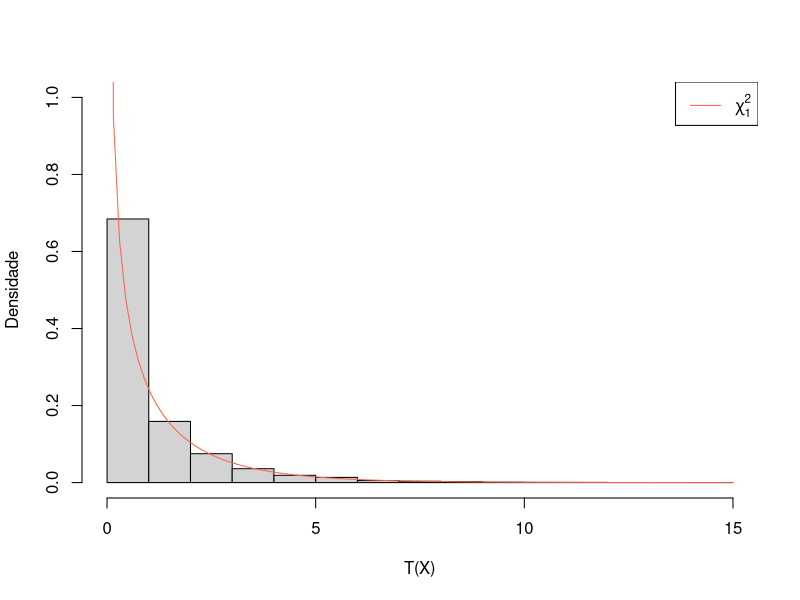
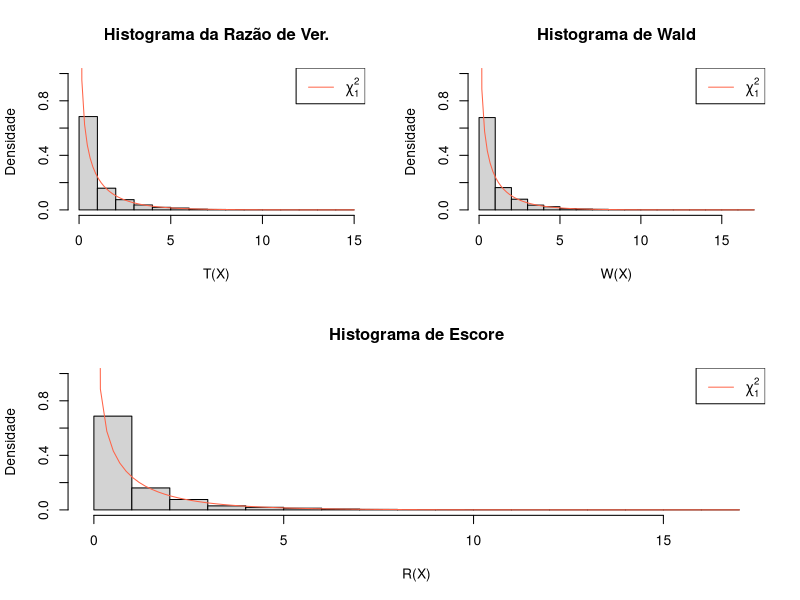
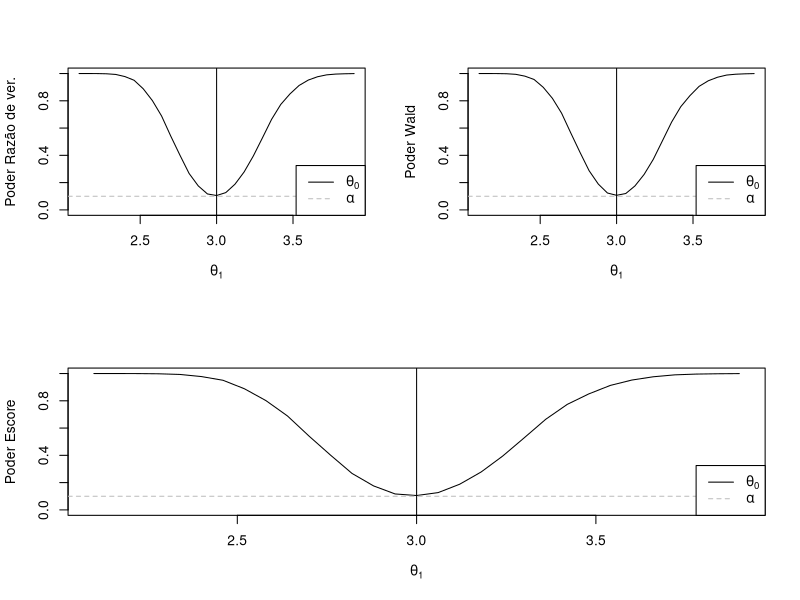

Write R code to recreate these figures, in order.
## ---- chunk 1
#| label: fig-testes-gerais-tx-sob-h0-r
#| fig-cap: 'Histograma de $T(\boldsymbol{X}_n)$ sob $\mathcal{H}_0$'
# Seja Xn a.a. de X ~ Pois(θ)
# H0: θ = θ_0
# H1: θ ≠ θ_0
set.seed(96)
n <- 100
theta_0 <- 3
MC <- 10000

# Cada linha da matriz representa uma amostra gerada sob H0
amostras <- matrix(rpois(MC * n, lambda = theta_0), nrow = MC)
xbar <- rowMeans(amostras)
xlogx <- numeric(length(xbar))
positivos <- xbar > 0
xlogx[positivos] <- xbar[positivos] * log(xbar[positivos])
TX <- 2 * n * (theta_0 - xbar - xbar * log(theta_0) + xlogx)

quantil <- qchisq(0.9, df = 1)
rejeita <- TX > quantil
cat(sprintf(
  "Probabilidade do Erro Tipo I com α = 10%%: %.2f%%\n",
  mean(rejeita) * 100
))

hist(
  TX, probability = TRUE, breaks = 20,
  xlab = "T(X)", ylab = "Densidade", main = "", ylim = c(0, 1)
)
curve(dchisq(x, df = 1), from = 0.001, add = TRUE, col = "tomato")
legend("topright", legend = expression(chi[1]^2), col = "tomato", lty = 1)
## ---- chunk 2
#| output: false
# Razão de verossimilhanças
# Seja Xn a.a. de X ~ Pois(θ)
# H0: θ = θ_0
# H1: θ ≠ θ_0
set.seed(96)
n <- 100
alpha <- 0.1
MC <- 10000

xlogx <- function(x) {
  # Calcula x log(x), usando o limite 0 log(0) = 0.
  resultado <- numeric(length(x))
  positivos <- x > 0
  resultado[positivos] <- x[positivos] * log(x[positivos])
  resultado
}

medias_amostrais <- function(theta) {
  # Gera MC amostras de tamanho n e devolve suas médias.
  amostras <- matrix(rpois(MC * n, lambda = theta), nrow = MC)
  rowMeans(amostras)
}

razao <- function(theta, theta_0) {
  xbar <- medias_amostrais(theta)
  2 * n * (theta_0 - xbar - xbar * log(theta_0) + xlogx(xbar))
}

wald <- function(theta, theta_0) {
  xbar <- medias_amostrais(theta)
  W <- rep(Inf, MC)
  positivos <- xbar > 0
  W[positivos] <- n * (xbar[positivos] - theta_0)^2 / xbar[positivos]
  W
}

escore <- function(theta, theta_0) {
  xbar <- medias_amostrais(theta)
  informacao <- n / theta_0
  funcao_escore <- n * xbar / theta_0 - n
  funcao_escore^2 / informacao
}
## ---- chunk 3
#| label: fig-testes-gerais-comparacao-h0-r
#| fig-cap: 'Distribuições das estatísticas sob $\mathcal{H}_0$'
# Gerando sob H0
theta_0 <- 3
quantil <- qchisq(1 - alpha, df = 1)

# Probabilidade do erro tipo I, alpha = 10%, Razão
TX <- razao(theta_0, theta_0)
rejeita <- TX > quantil
cat(sprintf(
  "Probabilidade do Erro Tipo I com α = 10%% (Razão de Ver.): %.2f%%\n",
  mean(rejeita) * 100
))

# Probabilidade do erro tipo I, alpha = 10%, Wald
W <- wald(theta_0, theta_0)
rejeita <- W > quantil
cat(sprintf(
  "Probabilidade do Erro Tipo I com α = 10%% (Wald): %.2f%%\n",
  mean(rejeita) * 100
))

# Probabilidade do erro tipo I, alpha = 10%, Escore
R <- escore(theta_0, theta_0)
rejeita <- R > quantil
cat(sprintf(
  "Probabilidade do Erro Tipo I com α = 10%% (Escore): %.2f%%\n",
  mean(rejeita) * 100
))

histograma_com_chi <- function(valores, titulo, nome_x) {
  hist(
    valores, probability = TRUE, breaks = 20,
    main = titulo, xlab = nome_x, ylab = "Densidade", ylim = c(0, 1)
  )
  curve(dchisq(x, df = 1), from = 0.001, add = TRUE, col = "tomato")
  legend("topright", legend = expression(chi[1]^2), col = "tomato", lty = 1)
}

layout(matrix(c(1, 2, 3, 3), nrow = 2, byrow = TRUE))
histograma_com_chi(TX, "Histograma da Razão de Ver.", "T(X)")
histograma_com_chi(W, "Histograma de Wald", "W(X)")
histograma_com_chi(R, "Histograma de Escore", "R(X)")
layout(1)
## ---- chunk 4
#| label: fig-testes-gerais-comparacao-h1-r
#| fig-cap: 'Funções poder dos três testes sob $\mathcal{H}_1$'
# Gerando sob H1
estatisticas_poisson <- function(theta, theta_0) {
  # Se X_i ~ Pois(theta), a soma da amostra tem distribuição Pois(n * theta).
  totais <- rpois(MC, lambda = n * theta)
  xbar <- totais / n

  TX <- 2 * n * (theta_0 - xbar - xbar * log(theta_0) + xlogx(xbar))
  W <- ifelse(xbar == 0, Inf, n * (xbar - theta_0)^2 / xbar)
  R <- n * (xbar - theta_0)^2 / theta_0
  list(TX = TX, W = W, R = R)
}

delta_theta <- theta_0 * 0.3
valores_theta <- seq(theta_0 - delta_theta, theta_0 + delta_theta, length.out = 31)
poder_TX <- numeric(length(valores_theta))
poder_W <- numeric(length(valores_theta))
poder_R <- numeric(length(valores_theta))

for (i in seq_along(valores_theta)) {
  estatisticas <- estatisticas_poisson(valores_theta[i], theta_0)
  poder_TX[i] <- mean(estatisticas$TX > quantil)
  poder_W[i] <- mean(estatisticas$W > quantil)
  poder_R[i] <- mean(estatisticas$R > quantil)
}

# Probabilidades do erro tipo II em dois valores representativos sob H1
indices_beta <- c(
  which.min(abs(valores_theta - (theta_0 - delta_theta / 3))),
  which.min(abs(valores_theta - (theta_0 + delta_theta / 3)))
)
for (i in indices_beta) {
  cat(sprintf("theta_1 = %.2f:\n", valores_theta[i]))
  cat(sprintf("  β (Razão de Ver.) = %.4f\n", 1 - poder_TX[i]))
  cat(sprintf("  β (Wald) = %.4f\n", 1 - poder_W[i]))
  cat(sprintf("  β (Escore) = %.4f\n", 1 - poder_R[i]))
}

grafico_poder <- function(poder, nome_y) {
  plot(
    valores_theta, poder, type = "l", ylim = c(0, 1),
    xlab = expression(theta[1]), ylab = nome_y
  )
  abline(v = theta_0, col = "black")
  abline(h = alpha, col = "grey", lty = 2)
  legend(
    "bottomright", legend = c(expression(theta[0]), expression(alpha)),
    col = c("black", "grey"), lty = c(1, 2)
  )
}

layout(matrix(c(1, 2, 3, 3), nrow = 2, byrow = TRUE))
grafico_poder(poder_TX, "Poder Razão de ver.")
grafico_poder(poder_W, "Poder Wald")
grafico_poder(poder_R, "Poder Escore")
layout(1)
